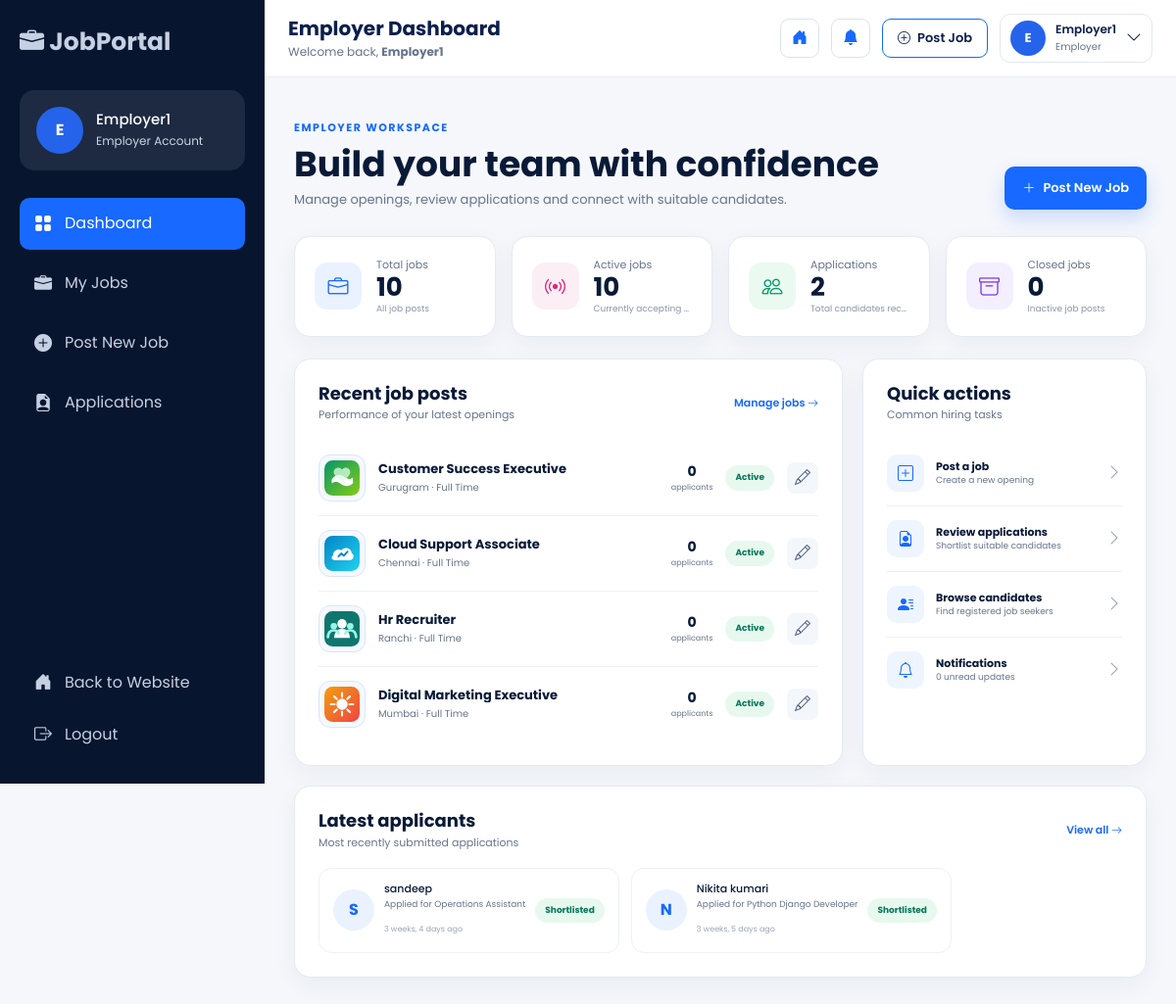
The app's page /accounts/employer-dashboard/ (signed in) with its own data.
### accounts/models.py (models this page shows, shortened)
class User(AbstractUser):
    USER_TYPES = (
        ('candidate', 'Candidate'),
        ('employer', 'Employer'),
    )
    user_type = models.CharField(
        max_length=20,
        choices=USER_TYPES
    )
    phone = models.CharField(
        max_length=15,
        blank=True
    )
    profile_image = models.ImageField(
        upload_to='profiles/',
        blank=True,
        null=True
    )
    resume = models.FileField(
    upload_to="resumes/",
    blank=True,
    null=True
)

### jobs/models.py (models this page shows, shortened)
class Job(models.Model):
    JOB_TYPES = (
        ("full_time", "Full Time"),
        ("part_time", "Part Time"),
        ("internship", "Internship"),
        ("contract", "Contract"),
        ("remote", "Remote"),
    )
    employer = models.ForeignKey(
        settings.AUTH_USER_MODEL,
        on_delete=models.CASCADE,
        related_name="posted_jobs"
    )
    title = models.CharField(max_length=200)
    company_name = models.CharField(
        max_length=180,
        blank=True
    )
    category = models.CharField(
        max_length=100,
        blank=True
    )
    job_type = models.CharField(
        max_length=20,
        choices=JOB_TYPES
    )
    location = models.CharField(max_length=150)
    experience = models.CharField(
        max_length=100,
        blank=True
    )
    minimum_salary = models.PositiveIntegerField(
        blank=True,
        null=True
    )
    maximum_salary = models.PositiveIntegerField(
        blank=True,
        null=True
    )
    description = models.TextField()
    requirements = models.TextField()
    skills = models.CharField(
        max_length=500,
        blank=True
    )
    application_deadline = models.DateField(
        blank=True,
        null=True
    )
    number_of_vacancies = models.PositiveIntegerField(
        default=1
    )
    work_mode = models.CharField(
        max_length=50,
        blank=True
    )
    education_level = models.CharField(
        max_length=100,
        blank=True
    )
    benefits = models.CharField(
        max_length=500,
        blank=True
    )
    company_logo = models.ImageField(
        upload_to="company_logos/",
        blank=True,
        null=True
    )
    is_active = models.BooleanField(default=True)
    created_at = models.DateTimeField(auto_now_add=True)
    updated_at = models.DateTimeField(auto_now=True)

class Application(models.Model):
    STATUS_CHOICES = (
        ("pending", "Pending"),
        ("shortlisted", "Shortlisted"),
        ("rejected", "Rejected"),
    )
    job = models.ForeignKey(
        Job,
        on_delete=models.CASCADE,
        related_name="applications"
    )
    candidate = models.ForeignKey(
        settings.AUTH_USER_MODEL,
        on_delete=models.CASCADE,
        related_name="job_applications"
    )
    full_name = models.CharField(max_length=150)
    email = models.EmailField()
    phone = models.CharField(max_length=20)
    resume = models.FileField(
        upload_to="resumes/"
    )
    status = models.CharField(
        max_length=20,
        choices=STATUS_CHOICES,
        default="pending"
    )
    applied_at = models.DateTimeField(
        auto_now_add=True
    )
    class Meta:
        unique_together = (
            "job",
            "candidate"
        )

### accounts/views.py (the view)
@login_required
def employer_dashboard(request):
    if request.user.user_type != "employer":
        messages.error(
            request,
            "Only employers can access this page."
        )
        return redirect("home")
    employer_jobs = Job.objects.filter(
        employer=request.user
    )
    recent_jobs = employer_jobs.order_by(
        "-created_at"
    )[:4]
    total_jobs = employer_jobs.count()
    active_jobs = employer_jobs.filter(
        is_active=True
    ).count()
    closed_jobs = employer_jobs.filter(
        is_active=False
    ).count()
    total_applications = Application.objects.filter(
        job__employer=request.user
    ).count()
    recent_applications = Application.objects.filter(
        job__employer=request.user
    ).select_related(
        "job",
        "candidate"
    ).order_by(
        "-applied_at"
    )[:5]
    context = {
        "total_jobs": total_jobs,
        "active_jobs": active_jobs,
        "closed_jobs": closed_jobs,
        "total_applications": total_applications,
        "recent_jobs": recent_jobs,
        "recent_applications": recent_applications,
    }
    return render(
        request,
        "employer-dashboard.html",
        context
    )

### jobs/context_processors.py (called while the page is built, shortened)
def notification_count(request):
    if (
        request.user.is_authenticated
        and request.user.user_type == "employer"
    ):
        unread = Notification.objects.filter(
            employer=request.user,
            is_read=False
        ).count()
        return {
            "unread_notifications_count": unread,
            "candidate_unread_notifications_count": 0,
        }

### templates/employer-dashboard.html (shortened to what this page needs)
{% extends "employer/employer_dash_base.html" %}
{% block content %}
<div class="pro-dashboard employer-pro-dashboard">
  <div class="dashboard-heading"><div><span>EMPLOYER WORKSPACE</span><h1>Build your team with confidence</h1><p>Manage openings, review applications and connect with suitable candidates.</p></div><a href="{% url 'post_job' %}" class="dashboard-primary-btn"><i class="bi bi-plus-lg"></i> Post New Job</a></div>
  <div class="dashboard-stat-grid"><a href="{% url 'my_jobs' %}" class="dashboard-stat-card"><i class="bi bi-briefcase"></i><div><span>Total jobs</span><strong>{{ total_jobs }}</strong><small>All job posts</small></div></a><a href="{% url 'my_jobs' %}" class="dashboard-stat-card"><i class="bi bi-broadcast"></i><div><span>Active jobs</span><strong>{{ active_jobs }}</strong><small>Currently accepting applications</small></div></a><a href="{% url 'employer_applications' %}" class="dashboard-stat-card"><i class="bi bi-people"></i><div><span>Applications</span><strong>{{ total_applications }}</strong><small>Total candidates received</small></div></a><div class="dashboard-stat-card"><i class="bi bi-archive"></i><div><span>Closed jobs</span><strong>{{ closed_jobs }}</strong><small>Inactive job posts</small></div></div></div>
  <div class="dashboard-main-grid employer-grid">
    <section class="pro-panel"><div class="pro-panel-heading"><div><h2>Recent job posts</h2><p>Performance of your latest openings</p></div><a href="{% url 'my_jobs' %}">Manage jobs <i class="bi bi-arrow-right"></i></a></div><div class="pro-list">{% for job in recent_jobs %}<article class="pro-list-row"><div class="dashboard-company-logo">{% if job.company_logo %}<img src="{{ job.company_logo.url }}" alt="Company logo">{% else %}{{ job.title|slice:":1"|upper }}{% endif %}</div><div class="pro-list-info"><h3>{{ job.title|title }}</h3><p>{{ job.location }} · {{ job.get_job_type_display }}</p></div><strong class="application-count">{{ job.applications.count }} <small>applicants</small></strong><span class="status-pill {% if job.is_active %}status-shortlisted{% else %}status-rejected{% endif %}">{% if job.is_active %}Active{% else %}Closed{% endif %}</span><a href="{% url 'edit_job' job.id %}" aria-label="Edit job"><i class="bi bi-pencil"></i></a></article>{% empty %}<div class="pro-empty"><i class="bi bi-plus-circle"></i><h3>No jobs posted</h3><p>Create your first job opening to start receiving applications.</p><a href="{% url 'post_job' %}">Post a Job</a></div>{% endfor %}</div></section>
    <aside class="pro-panel"><div class="pro-panel-heading"><div><h2>Quick actions</h2><p>Common hiring tasks</p></div></div><div class="professional-actions"><a href="{% url 'post_job' %}"><i class="bi bi-plus-square"></i><span><strong>Post a job</strong><small>Create a new opening</small></span><i class="bi bi-chevron-right"></i></a><a href="{% url 'employer_applications' %}"><i class="bi bi-file-earmark-person"></i><span><strong>Review applications</strong><small>Shortlist suitable candidates</small></span><i class="bi bi-chevron-right"></i></a><a href="{% url 'search_candidates' %}"><i class="bi bi-person-lines-fill"></i><span><strong>Browse candidates</strong><small>Find registered job seekers</small></span><i class="bi bi-chevron-right"></i></a><a href="{% url 'employer_notifications' %}"><i class="bi bi-bell"></i><span><strong>Notifications</strong><small>{{ unread_notifications_count }} unread updates</small></span><i class="bi bi-chevron-right"></i></a></div></aside>
  </div>
  <section class="pro-panel"><div class="pro-panel-heading"><div><h2>Latest applicants</h2><p>Most recently submitted applications</p></div><a href="{% url 'employer_applications' %}">View all <i class="bi bi-arrow-right"></i></a></div><div class="applicant-grid">{% for application in recent_applications %}<article><div class="candidate-avatar">{% if application.candidate.profile_image %}<img src="{{ application.candidate.profile_image.url }}" alt="Candidate">{% else %}{{ application.full_name|slice:":1"|upper }}{% endif %}</div><div><h3>{{ application.full_name }}</h3><p>Applied for {{ application.job.title|title }}</p><small>{{ application.applied_at|timesince }} ago</small></div><span class="status-pill status-{{ application.status }}">{{ application.status|title }}</span></article>{% empty %}<p class="text-muted mb-0">No applications received yet.</p>{% endfor %}</div></section>
</div>
{% endblock %}

### templates/employer/sidebar.html (shortened to what this page needs)
{% load static %}
<aside class="employer-sidebar" id="employerSidebar">
    <div class="employer-sidebar-logo">
        <a href="{% url 'employer_dashboard' %}">
            <i class="bi bi-briefcase-fill"></i>
            <span>JobPortal</span>
        </a>
    </div>
    <div class="employer-profile-mini">
        {% if request.user.profile_image %}
            <img
                src="{{ request.user.profile_image.url }}"
                alt="{{ request.user.username }}"
                class="employer-profile-image">
        {% else %}
            <div class="employer-avatar">
                {% if request.user.first_name %}
                    {{ request.user.first_name|slice:":1"|upper }}
                {% else %}
                    {{ request.user.username|slice:":2"|upper }}
                {% endif %}
            </div>
        {% endif %}
        <div class="employer-profile-details">
            <h4>
                {% if request.user.get_full_name %}
                    {{ request.user.get_full_name }}
                {% else %}
                    {{ request.user.username }}
                {% endif %}
            </h4>
            <p>Employer Account</p>
        </div>
    </div>
    <nav class="employer-menu">
        <a
            href="{% url 'employer_dashboard' %}"
            class="{% if request.resolver_match.url_name == 'employer_dashboard' %}active{% endif %}">
            <i class="bi bi-grid-fill"></i>
            <span>Dashboard</span>
        </a>
       <a
    href="{% url 'my_jobs' %}"
    class="{% if request.resolver_match.url_name == 'my_jobs' or request.resolver_match.url_name == 'edit_job' %}active{% endif %}"
>
    <i class="bi bi-briefcase-fill"></i>
    <span>My Jobs</span>
</a>
        <a
            href="{% url 'post_job' %}"
            class="{% if request.resolver_match.url_name == 'post_job' %}active{% endif %}">
            <i class="bi bi-plus-circle-fill"></i>
            <span>Post New Job</span>
        </a>
        <a
            href="{% url 'employer_applications' %}"
            class="{% if request.resolver_match.url_name == 'employer_applications' %}active{% endif %}">
            <i class="bi bi-file-earmark-person-fill"></i>
            <span>Applications</span>
        </a>
    </nav>
    <div class="employer-sidebar-bottom">
        <a href="{% url 'home' %}">
            <i class="bi bi-house-door-fill"></i>
            <span>Back to Website</span>
        </a>
        <a
            href="{% url 'logout' %}"
            class="logout-link">
            <i class="bi bi-box-arrow-right"></i>
            <span>Logout</span>
        </a>
    </div>
</aside>

### templates/employer/navbar.html (shortened to what this page needs)
{% load static %}
<header class="employer-navbar">
    <div class="navbar-left">
        <div>
            <h3 class="page-title">
                {% block page_title %}
                    Employer Dashboard
                {% endblock %}
            </h3>
            <p class="page-subtitle">
                Welcome back,
                <strong>
                    {% if request.user.first_name %}
                        {{ request.user.first_name }}
                    {% else %}
                        {{ request.user.username }}
                    {% endif %}
                </strong>
            </p>
        </div>
    </div>
    <div class="navbar-right">
        <a
            href="{% url 'home' %}"
            class="navbar-icon">
            <i class="bi bi-house-door-fill"></i>
        </a>
<a href="{% url 'employer_notifications' %}"
   class="navbar-icon position-relative">
    <i class="bi bi-bell-fill"></i>
</a>
        <a
            href="{% url 'post_job' %}"
            class="btn btn-primary post-job-btn">
            <i class="bi bi-plus-circle"></i>
            Post Job
        </a>
        <div class="dropdown">
            <button
                class="profile-dropdown"
                data-bs-toggle="dropdown">
                {% if request.user.profile_image %}
                    <img
                        src="{{ request.user.profile_image.url }}"
                        class="profile-img">
                {% else %}
                    <div class="profile-avatar">
                        {% if request.user.first_name %}
                            {{ request.user.first_name|slice:":1"|upper }}
                        {% else %}
                            {{ request.user.username|slice:":1"|upper }}
                        {% endif %}
                    </div>
                {% endif %}
                <div class="profile-text">
                    <h6>
                        {% if request.user.get_full_name %}
                            {{ request.user.get_full_name }}
                        {% else %}
                            {{ request.user.username }}
                        {% endif %}
                    </h6>
                    <small>
                        Employer
                    </small>
                </div>
                <i class="bi bi-chevron-down"></i>
            </button>
        </div>
    </div>
</header>

### records on screen
User: user.first_name "E", user.get_full_name "Employer1", user.first_name "Employer1"
Job: company_logo (picture), title "Customer Success Executive", location "Gurugram", job_type "Full Time", applications.count "0", is_active "Active"
Job: company_logo (picture), title "Cloud Support Associate", location "Chennai", job_type "Full Time", applications.count "0", is_active "Active"
Job: company_logo (picture), title "Hr Recruiter", location "Ranchi", job_type "Full Time", applications.count "0", is_active "Active"
Job: company_logo (picture), title "Digital Marketing Executive", location "Mumbai", job_type "Full Time", applications.count "0", is_active "Active"
Application: full_name "S", full_name "sandeep", job "Operations Assistant", applied_at "3 weeks, 4 days", status "Shortlisted"
Application: full_name "N", full_name "Nikita kumari", job "Python Django Developer", applied_at "3 weeks, 5 days", status "Shortlisted"

### other values on screen
{{ total_jobs }} "10"
{{ active_jobs }} "10"
{{ total_applications }} "2"
{{ closed_jobs }} "0"
{{ unread_notifications_count }} "0"
